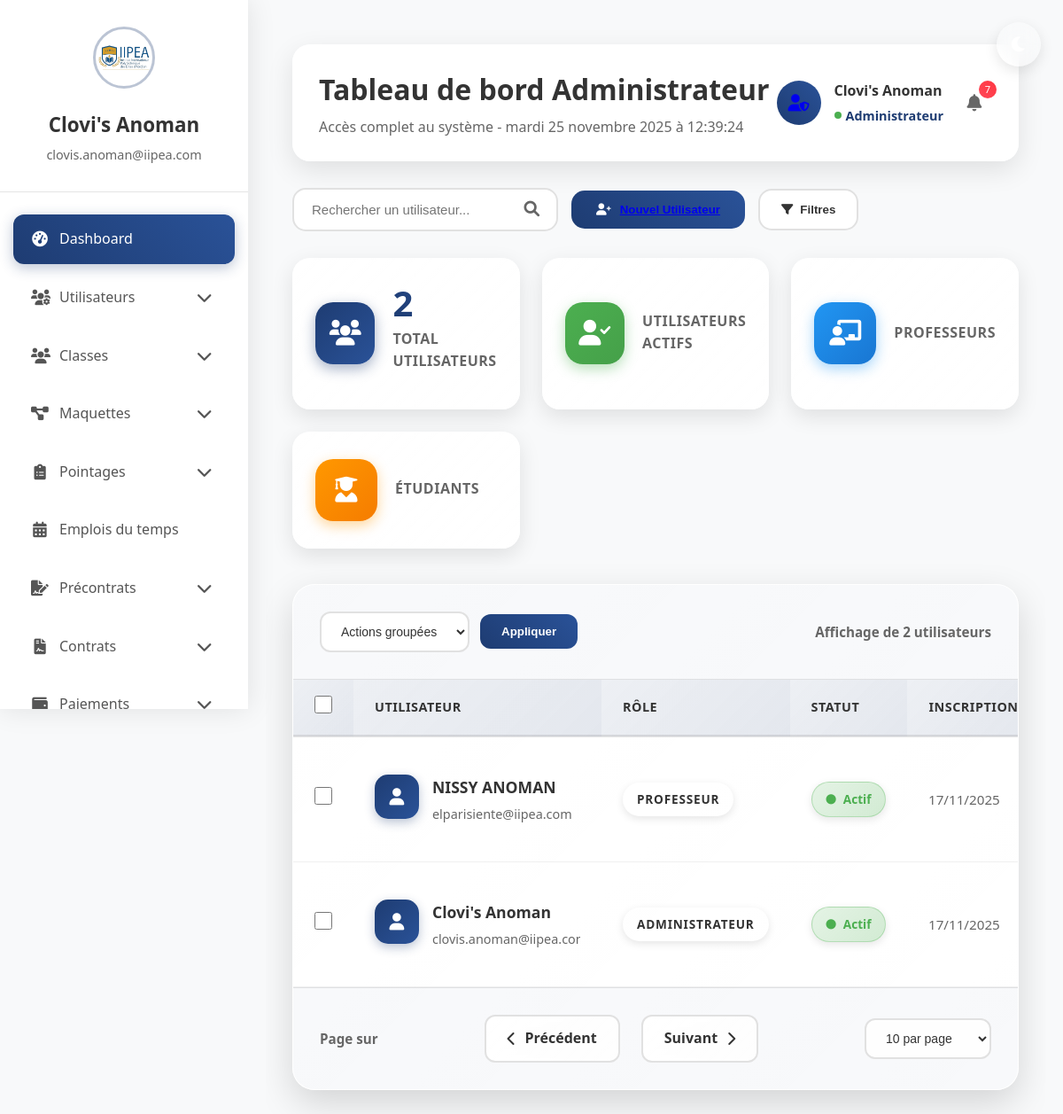
The app's page /utilisateur/utilisateurs/ (signed in), older data.
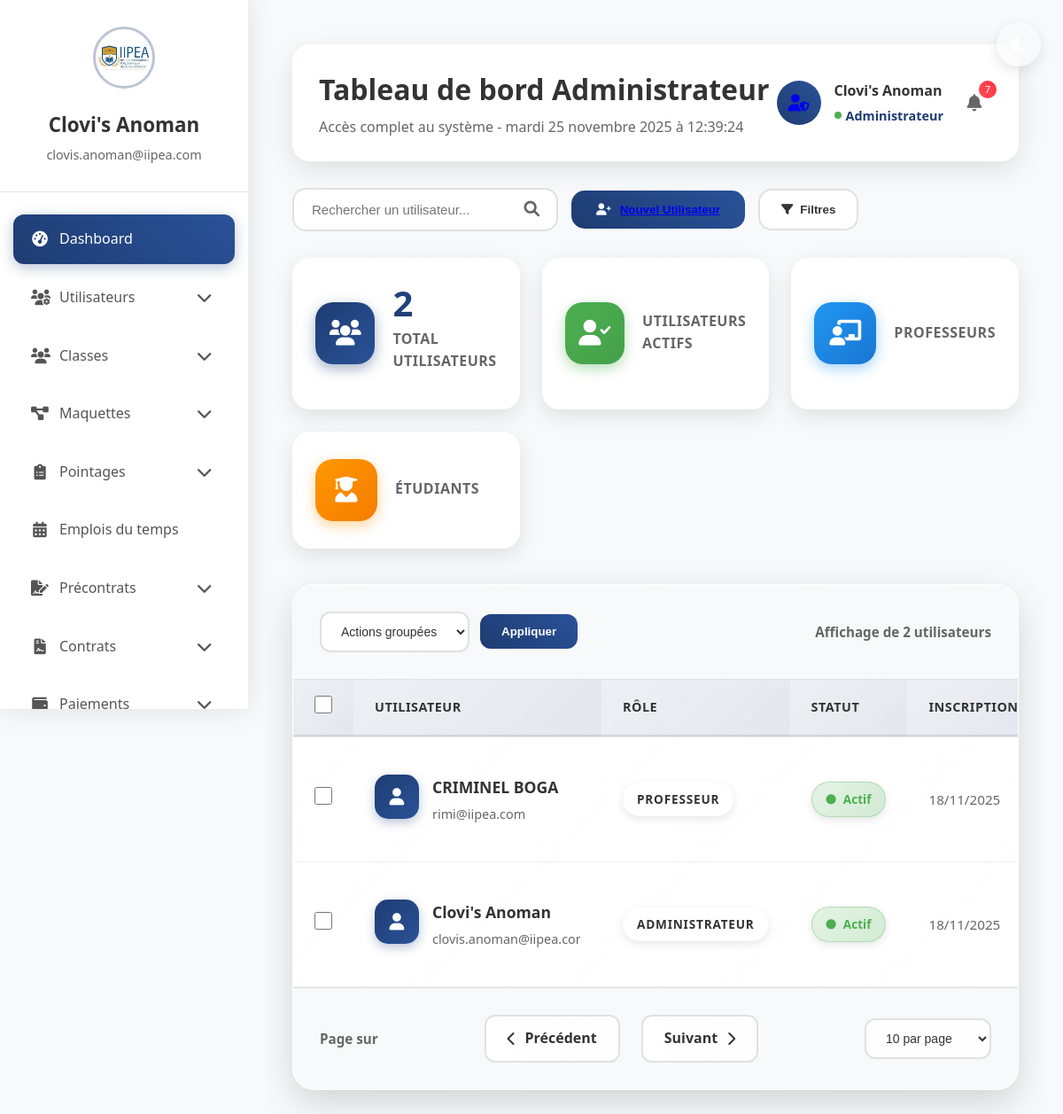
The same page, newer data.
### Utilisateur/models.py (models this page shows, shortened)
class CustomUser(AbstractUser):
    ROLE_CHOICES = [
        ('ADMIN', 'Administrateur'),
        ('RESP_PEDA', 'Responsable Pédagogique'),
        ('RESP_RH', 'Responsable Ressources Humaines'),
        ('PROFESSEUR', 'Professeur'),
        ('INFORMATICIEN', 'Service Informatique'),
        ('COMPTABLE', 'Comptable'),
        ('SERVICE_DATA', 'Service Data'),
    ]
    username = None
    email = models.EmailField(
        'Adresse email',
        unique=True,
        validators=[EmailValidator()],
        help_text="Adresse email utilisée pour la connexion"
    )
    role = models.CharField(
        max_length=15,
        choices=ROLE_CHOICES,
        verbose_name="Rôle"
    )
    section_principale = models.ForeignKey(
        Section,
        on_delete=models.SET_NULL,
        null=True,
        blank=True,
        related_name="users_principaux",
        verbose_name="Section principale"
    )
    sections_autorisees = models.ManyToManyField(
        Section,
        related_name='utilisateurs_autorises',
        blank=True,
        verbose_name="Sections autorisées"
    )
    sections = models.ManyToManyField(
        Section,
        blank=True,
        related_name='utilisateurs_sections',
        verbose_name="Sections associées"
    )
    telephone = models.CharField(
        max_length=20,
        blank=True,
        validators=[validate_phone_number],
        verbose_name="Téléphone"
    )
    is_active_user = models.BooleanField(
        default=True,
        verbose_name="Utilisateur actif",
        help_text="Décochez pour suspendre temporairement l'accès de l'utilisateur"
    )
    created_at = models.DateTimeField(auto_now_add=True, verbose_name="Date de création")
    updated_at = models.DateTimeField(auto_now=True, verbose_name="Dernière modification")
    last_section_access = models.DateTimeField(
        null=True,
        blank=True,
        verbose_name="Dernier accès section"
    )
    objects = CustomUserManager()
    USERNAME_FIELD = 'email'
    REQUIRED_FIELDS = ['first_name', 'last_name', 'role']
    class Meta:
        verbose_name = 'Utilisateur'
        verbose_name_plural = 'Utilisateurs'
        ordering = ['email']
        indexes = [
            models.Index(fields=['email']),
            models.Index(fields=['role']),
            models.Index(fields=['is_active', 'is_active_user']),
        ]

### Utilisateur/views.py (the view)
# urls.py: path('utilisateurs/', views.UserListView.as_view(), name='user_list'),
class UserListView(LoginRequiredMixin, AdminRequiredMixin, ListView, RoleRequiredMixin):
    model = CustomUser
    template_name = 'utilisateurs/liste.html'
    context_object_name = 'users'
    paginate_by = 20
    def get_queryset(self):
        queryset = CustomUser.objects.all()
        role = self.request.GET.get('role')
        if role:
            queryset = queryset.filter(role=role)
        status = self.request.GET.get('status')
        if status == 'active':
            queryset = queryset.filter(is_active=True, is_active_user=True)
        elif status == 'inactive':
            queryset = queryset.filter(Q(is_active=False) | Q(is_active_user=False))
        search = self.request.GET.get('search')
        if search:
            queryset = queryset.filter(
                Q(email__icontains=search) |
                Q(first_name__icontains=search) |
                Q(last_name__icontains=search)
            )
        return queryset.order_by('-created_at')
    def get_context_data(self, **kwargs):
        context = super().get_context_data(**kwargs)
        context['stats'] = {
            'total': CustomUser.objects.count(),
            'actifs': CustomUser.objects.filter(is_active=True, is_active_user=True).count(),
            'inactifs': CustomUser.objects.filter(
                Q(is_active=False) | Q(is_active_user=False)
            ).count(),
        }
        context['stats_roles'] = {}
        for role_code, role_name in CustomUser.ROLE_CHOICES:
            context['stats_roles'][role_code] = CustomUser.objects.filter(role=role_code).count()
        context['roles'] = CustomUser.ROLE_CHOICES
        context['sections'] = Section.objects.filter(is_active=True)
        context['current_role'] = self.request.GET.get('role', '')
        context['current_status'] = self.request.GET.get('status', '')
        context['current_search'] = self.request.GET.get('search', '')
        return context

### templates/utilisateurs/liste.html (shortened to what the changed rows need)
{% extends 'bases/base_users.html' %}
{% load static %}
{% block content %}
<link rel="stylesheet" href="{% static 'css/utilisateurs/liste.css' %}">
<div class="users-table-container">
    <div class="table-responsive">
        <table class="users-table">
            <thead>
                <tr>
                    <th class="checkbox-cell">
                        <input type="checkbox" id="selectAll">
                    </th>
                    <th class="user-cell">Utilisateur</th>
                    <th class="role-cell">Rôle</th>
                    <th class="status-cell">Statut</th>
                    <th class="date-cell">Inscription</th>
                </tr>
            </thead>
            <tbody>
                {% for user in users %}
                <tr class="user-row">
                    <td class="checkbox-cell">
                        <input type="checkbox" class="user-checkbox" value="{{ user.id }}">
                    </td>
                    <td class="user-cell">
                        <div class="user-avatar-small">
                            {% if user.profile_picture %}
                                <img src="{{ user.profile_picture.url }}" alt="{{ user.get_full_name }}">
                            {% else %}
                                <i class="fas fa-user"></i>
                            {% endif %}
                        </div>
                        <div class="user-info">
                            <div class="user-name">{{ user.get_full_name }}</div>
                            <div class="user-email">{{ user.email }}</div>
                        </div>
                    </td>
                    <td class="role-cell">
                        <span class="role-badge {{ user.role }}">{{ user.get_role_display }}</span>
                    </td>
                    <td class="status-cell">
                        <span class="status-badge {% if user.is_active %}active{% else %}inactive{% endif %}">
                            {% if user.is_active %}
                                <i class="fas fa-circle"></i> Actif
                            {% else %}
                                <i class="fas fa-circle"></i> Inactif
                            {% endif %}
                        </span>
                    </td>
                    <td class="date-cell">
                        {{ user.date_joined|date:"d/m/Y" }}
                    </td>
                </tr>
                {% endfor %}
            </tbody>
        </table>
    </div>
</div>
{% endblock %}

### templates/bases/base_users.html (shortened to what this page needs)
<!DOCTYPE html>
{% load static %}
<html lang="fr">
<head>
    <link rel="stylesheet" href="https://cdnjs.cloudflare.com/ajax/libs/font-awesome/6.0.0/css/all.min.css">
    <link rel="stylesheet" href="{% static 'css/dashboards/admin.css' %}">
    <link rel="stylesheet" href="{% static 'css/professeurs/detail.css' %}">
    <link rel="stylesheet" href="{% static 'css/professeurs/print.css' %}">
</head>
<body>
    <button id="themeToggle" class="theme-toggle" aria-label="Changer de thème">
        <i class="fas fa-moon"></i>
    </button>
    <div class="container">
        <aside class="sidebar">
            <div class="sidebar-header">
                <img src="{% static 'images/logo/IIPEA.png' %}" alt="Logo" class="logo-img">
                <h2>{{ user.get_full_name }}</h2>
                <p>{{ user.email }}</p>
            </div>
            <nav class="sidebar-nav">
                {% if user.role == 'ADMIN' %}
                    {% include 'partials/sidebar_admin.html' %}
                {% elif user.role == 'RESP_PEDA' %}
                    {% include 'partials/sidebar_resp_peda.html' %}
                {% elif user.role == 'RESP_RH' %}
                    {% include 'partials/sidebar_resp_rh.html' %}
                {% elif user.role == 'COMPTABLE' %}
                    {% include 'partials/sidebar_comptable.html' %}
                {% endif %}
            </nav>
        </aside>
        <main class="main-content">
            <header class="main-header">
                <div class="welcome-section">
                    <h1>
                        {% if user.role == 'ADMIN' %}Tableau de bord Administrateur
                        {% elif user.role == 'RESP_PEDA' %}Tableau de bord Responsable Pédagogique
                        {% elif user.role == 'RESP_RH' %}Tableau de bord Responsable RH
                        {% elif user.role == 'COMPTABLE' %}Tableau de bord Comptable
                        {% else %}Tableau de bord
                        {% endif %}
                    </h1>
                    <p>
                        {% if user.role == 'ADMIN' %}Accès complet au système
                        {% else %}Accès limité au système
                        {% endif %}
                        - <span id="currentTime"></span>
                    </p>
                </div>
                <div class="user-profile">
                    <div class="user-avatar
                        {% if user.role == 'ADMIN' %}admin
                        {% elif user.role == 'COMPTABLE' %}accountant
                        {% else %}default
                        {% endif %}">
                        {% if user.role == 'ADMIN' %}
                            <a href="{% url 'admin:index' %}">
                                <i class="fas fa-user-shield"></i>
                            </a>
                        {% elif user.role == 'COMPTABLE' %}
                            <i class="fas fa-calculator"></i>
                        {% else %}
                            <i class="fas fa-user"></i>
                        {% endif %}
                    </div>
                    <div class="user-info">
                        <h3>{{ user.get_full_name }}</h3>
                        <span>{{ user.get_role_display }}</span>
                    </div>
                    <div class="user-notification">
                        <i class="fas fa-bell"></i>
                        <span class="notification-badge">
                            {% if user.role == 'COMPTABLE' %}8{% else %}7{% endif %}
                        </span>
                    </div>
                </div>
            </header>
            <div class="content-wrapper">
                {% block content %}{% endblock %}
            </div>
        </main>
    </div>
</body>
</html>

Row changes from the older to the newer data that the page shows:
removed CustomUser: get_full_name "NISSY ANOMAN", email "elparisiente@iipea.com", role "PROFESSEUR", is_active True (drawn), date_joined "17/11/2025"
changed CustomUser "Clovi's Anoman": date_joined "17/11/2025" → "18/11/2025"
added CustomUser: get_full_name "CRIMINEL BOGA", email "rimi@iipea.com", role "PROFESSEUR", is_active True (drawn), date_joined "18/11/2025"
